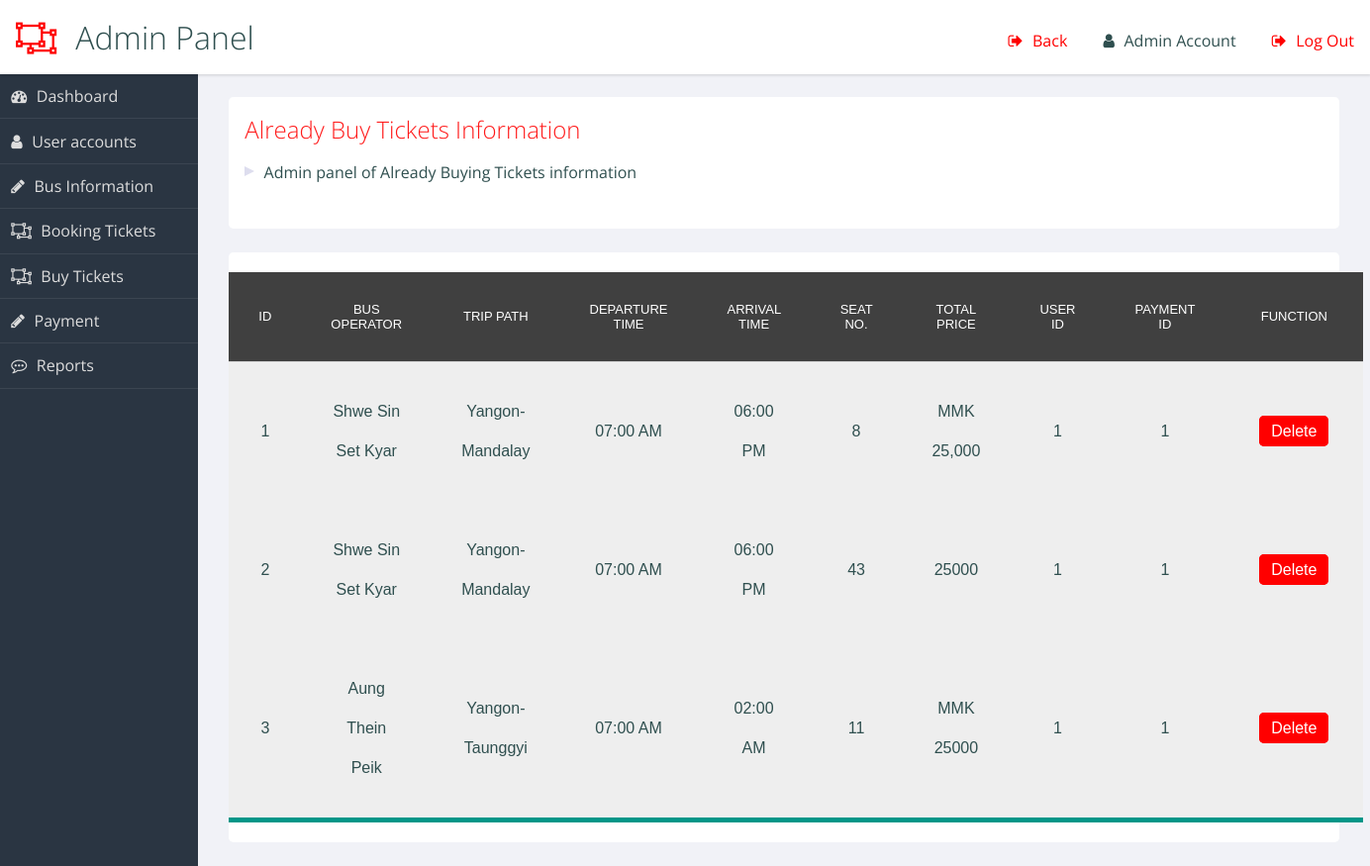
Page /admin/admin_buy_ticket.php on the committed database.
### tables this page shows
CREATE TABLE `buy_ticket` (
  `tid` int(11) NOT NULL,
  `busoperator` text NOT NULL,
  `route` text NOT NULL,
  `departuretime` text NOT NULL,
  `arrivaltime` text NOT NULL,
  `seatno` text NOT NULL,
  `totalprice` text NOT NULL,
  `uid` int(11) NOT NULL,
  `pid` int(11) NOT NULL
);

### admin/admin_buy_ticket.php (the view)
<?php
include "configure.php";
$sql = "SELECT * FROM buy_ticket";
$stmt = $connection->prepare($sql);
$stmt->execute();
?>
<link rel="stylesheet" type="text/css" href="admin.css">
<header role="banner">
  <h1>Admin Panel</h1>
  <ul class="utilities">
    <br>
    <li class="logout warn"><a href="admin.php">Back</a></li>
    <li class="users"><a href="#">Admin Account</a></li>
    <li class="logout warn"><a href="../login.html">Log Out</a></li>
  </ul>
</header>
<nav role='navigation'>
  <ul class="main">
    <li class="dashboard"><a href="admin.php">Dashboard</a></li>
    <li class="users"><a href="admin.php">User accounts</a></li>
    <li class="edit"><a href="admin_bus_info.php">Bus Information</a></li>
    <li class=""><a href="admin_book_ticket.php">Booking Tickets</a></li>
    <li class=""><a href="admin_buy_ticket.php">Buy Tickets</a></li>
    <li class="edit"><a href="admin_payment.php">Payment</a></li>
    <li class="comments"><a href="admin_report.php">Reports</a></li>
  </ul>
</nav>
<main role="main">
  <section class="panel important">
    <h2>Already Buy Tickets Information</h2>
    <ul>
      <li>Admin panel of Already Buying Tickets information</li><br>
    </ul>
  </section>
  <section class="panel important">
      <form action="" method="post">
      <table>
       <thead>
           <tr>
               <th>ID</th>
               <th>Bus Operator</th>
               <th>Trip Path</th>
               <th>Departure Time</th>
               <th>Arrival Time</th>
               <th>seat No.</th>
               <th>Total Price</th>
               <th>User Id</th>
               <th>payment Id</th>
               <th>Function</th>
           </tr>
       </thead>
       <tbody>
<?php
     while($row = $stmt->fetch()){
?>
           <tr>
               <td>
                 <?php echo $row['tid']; ?>
               </td>
               <td>
                  <?php echo $row['busoperator']; ?>
               </td>
               <td>
                  <?php echo $row['route']; ?>
               </td>
               <td>
                  <?php echo $row['departuretime']; ?>
               </td>
               <td>
                  <?php echo $row['arrivaltime']; ?>
               </td>
               <td>
                  <?php echo $row['seatno']; ?>
               </td>
               <td>
                  <?php echo $row['totalprice']; ?>
               </td>
               <td>
                  <?php echo $row['uid']; ?>
               </td>
               <td>
                  <?php echo $row['pid']; ?>
               </td>
               <td>
                 <a onclick="return confirm('Are you want to Delete?')" href="delete_buy_ticket.php?id=<?php echo $row['tid'];?>" id = "delete-btn" >Delete</a>
               </td>
           </tr>
<?php
    }
?>
      </tbody>
   </table>
      </form>
  </section>
</main>

### admin/admin.css (style rules this page uses)
.warn { color: red; }
header[role="banner"] { background: white; box-shadow: 1px 1px 3px rgba(0, 0, 0, 0.15); }
header[role="banner"] h1 { margin: 0; font-weight: 300; padding: 1rem; }
header[role="banner"] h1:before { content: "\f248"; font-family: FontAwesome; padding-right: 0.6em; color: red; }
header[role="banner"] .utilities { width: 100%; background: slategray; color: #ddd; }
header[role="banner"] .utilities li { border-bottom: solid 1px rgba(255, 255, 255, 0.2); }
header[role="banner"] .utilities li a { padding: 0.7em; display: block; }
.utilities a:before { font-family: FontAwesome; padding-right: 0.6em; }
.logout a:before { content: ""; }
.users a:before { content: ""; }
nav[role="navigation"] { background: #2a3542; color: #ddd; }
nav[role="navigation"] li { border-bottom: 1px solid rgba(255, 255, 255, 0.08); }
nav[role="navigation"] li a { color: #ddd; text-decoration: none; display: block; padding: 0.7em; }
nav[role="navigation"] li a:before { content: "\f248"; font-family: FontAwesome; padding-right: 0.6em; }
nav[role="navigation"] .dashboard a:before { content: ""; }
nav[role="navigation"] .edit a:before { content: ""; }
nav[role="navigation"] .comments a:before { content: ""; }
nav[role="navigation"] .users a:before { content: ""; }
.panel { background-color: white; color: darkslategray; -webkit-border-radius: 0.3rem; -moz-border-radius: 0.3rem; -ms-border-radius: 0.3rem; border-radius: 0.3rem; margin: 1%; }
.panel > h2, .panel > ul { margin: 1rem; }
a { text-decoration: none; color: inherit; }
h2, h3, h4 { font-weight: 300; margin: 0; }
h2 { color: #ff1a1a; }
ul, li { list-style-type: none; margin: 0; padding: 0; }
main li { position: relative; padding-left: 1.2em; margin: 0.5em 0; }
main li:before { content: ""; position: absolute; width: 0; height: 0; left: 0; top: 0.3em; border-left: solid 10px #dde; border-top: solid 5px transparent; border-bottom: solid 5px transparent; }
table { border-collapse: collapse; width: 96%; margin: 2%; }
th { text-align: center; font-weight: 400; font-size: 13px; text-transform: uppercase; border-bottom: 1px solid rgba(0, 0, 0, 0.1); padding: 0 10px; padding-bottom: 14px; }
td { line-height: 40px; font-weight: 300; padding: 0 10px; }
@media screen and (min-width: 600px) { header[role="banner"] { position: fixed; top: 0; left: 0; width: 100%; z-index: 99; height: 75px; } }
@media screen and (min-width: 600px) { header[role="banner"] .utilities { position: absolute; top: 0; right: 0; background: transparent; color: darkslategray; width: auto; } }
@media screen and (min-width: 600px) { header[role="banner"] .utilities li { display: inline-block; } }
@media screen and (min-width: 600px) { header[role="banner"] .utilities li a { padding: 0.5em 1em; } }
@media screen and (min-width: 600px) { nav[role="navigation"] { position: fixed; width: 200px; top: 75px; bottom: 0px; left: 0px; } }
@media screen and (min-width: 600px) { main[role="main"] { margin: 75px 0 40px 200px; } }
@media screen and (min-width: 600px) { main[role="main"]:after { content: ""; display: table; clear: both; } }
@media screen and (min-width: 600px) { .panel { margin: 2% 0 0 2%; float: left; width: 96%; } }
@media screen and (min-width: 600px) { .panel:after { content: ""; display: table; clear: both; } }
@media screen and (min-width: 900px) { .panel { width: 47%; clear: none; } }
@media screen and (min-width: 900px) { .panel.important { width: 96%; } }
* { box-sizing: border-box; }
table { text-align: center; width: 900px; margin: 20px auto; font-family: sans-serif; border-bottom: 5px solid #009688; }
th, td { padding: 30px; }
th { background-color: #404040; color: white; }
td { background-color: #eee; }
#delete-btn { text-decoration:none; border: 2px solid rgb(255, 0, 0); background-color: rgb(255, 0, 0); padding:5px 10px 5px 10px; border-radius:5px; color:#ffffff; margin:5px; }

### rows in the picture
buy_ticket: tid "1", busoperator "Shwe Sin Set Kyar", route "Yangon-Mandalay", departuretime "07:00 AM", arrivaltime "06:00 PM", seatno "8", totalprice "MMK 25,000", uid "1", pid "1"
buy_ticket: tid "2", busoperator "Shwe Sin Set Kyar", route "Yangon-Mandalay", departuretime "07:00 AM", arrivaltime "06:00 PM", seatno "43", totalprice "25000", uid "1", pid "1"
buy_ticket: tid "3", busoperator "Aung Thein Peik", route "Yangon-Taunggyi", departuretime "07:00 AM", arrivaltime "02:00 AM", seatno "11", totalprice "MMK 25000", uid "1", pid "1"
